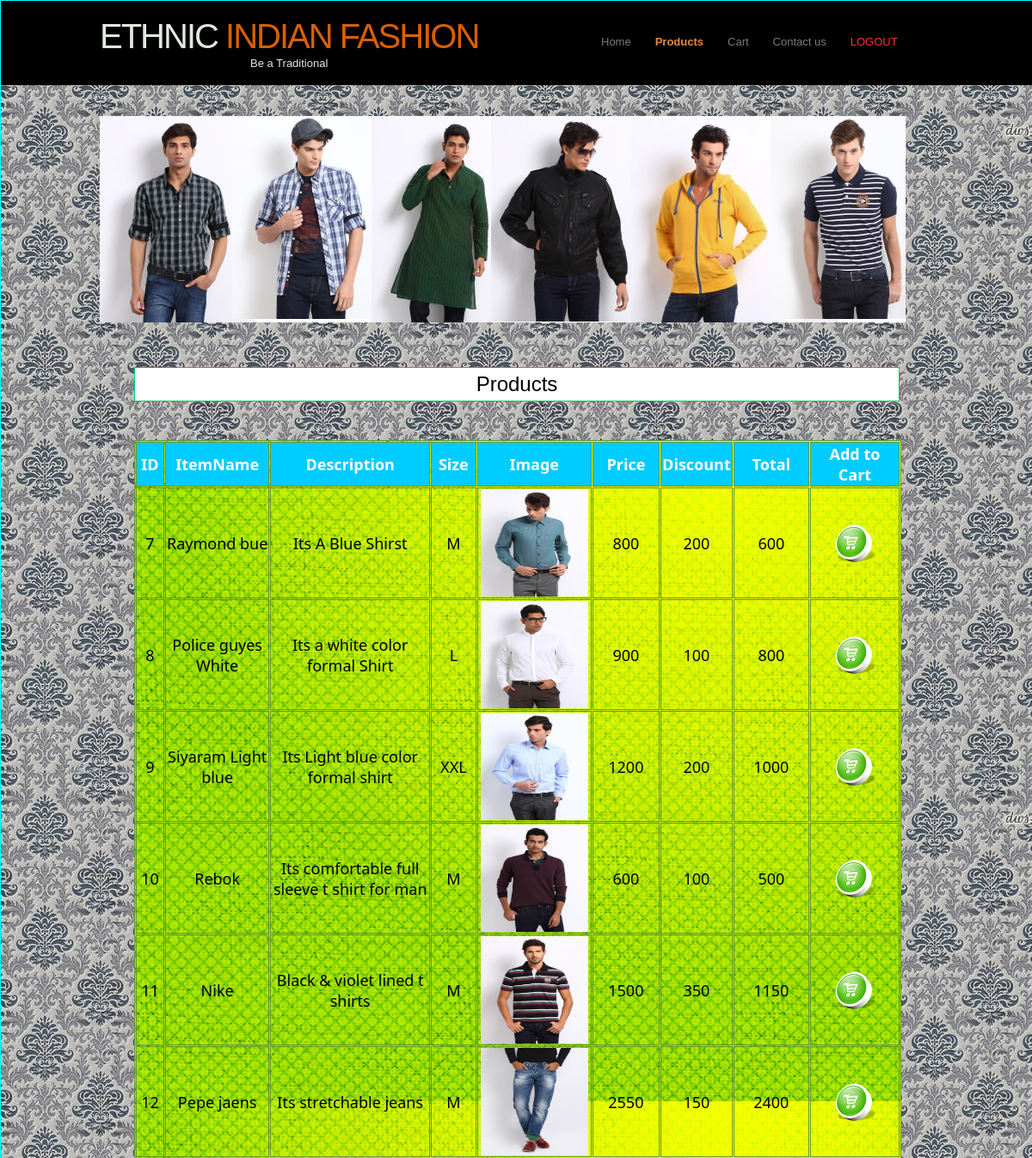
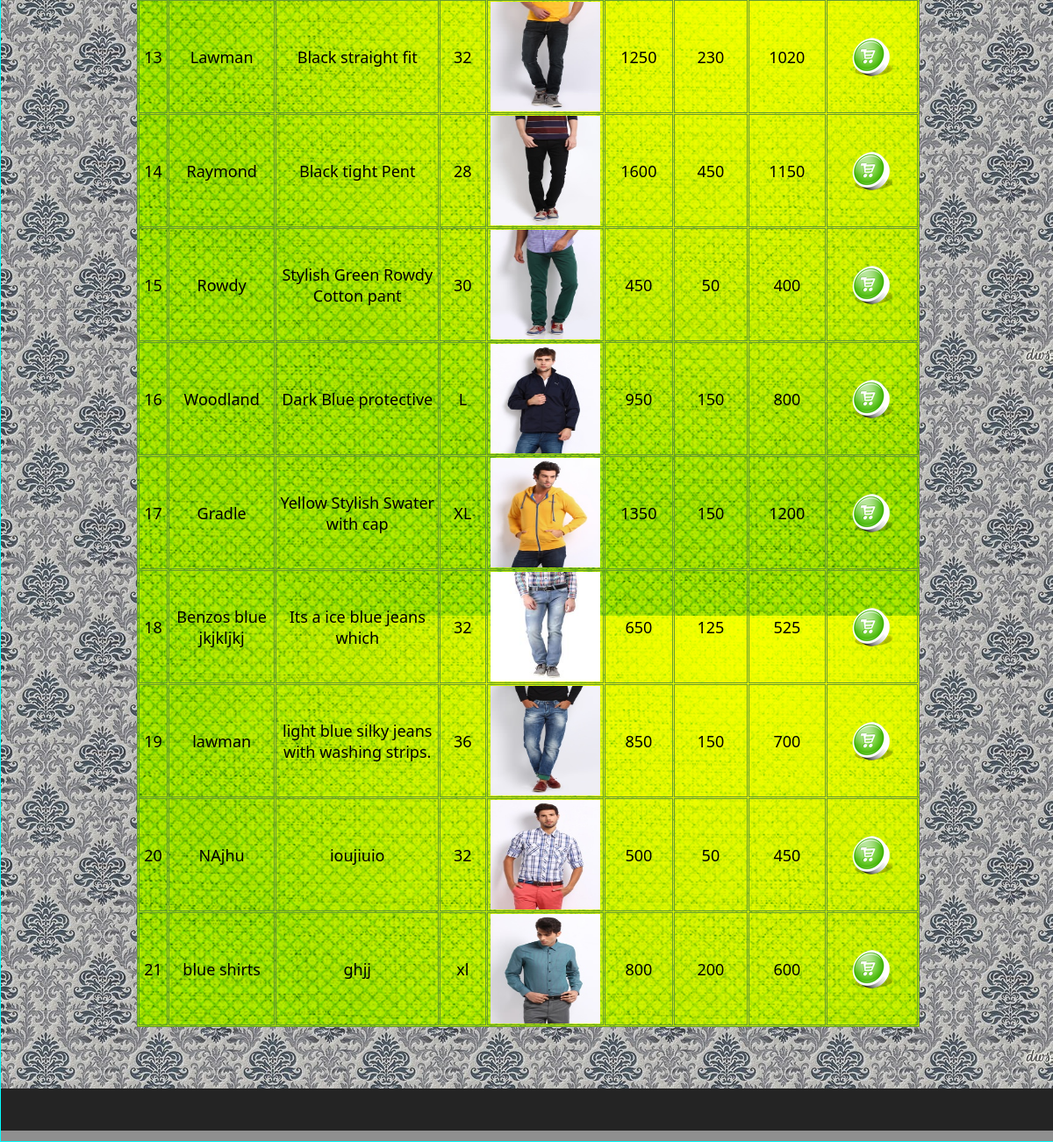
Screenshot of /cus_products.php (signed in) with the database file from the repository (2 pictures, top to bottom).
### tables this page shows
CREATE TABLE IF NOT EXISTS `item_master` (
  `ItemId` int(11) NOT NULL AUTO_INCREMENT,
  `CategoryId` int(11) NOT NULL,
  `ItemName` varchar(20) NOT NULL,
  `Description` varchar(200) NOT NULL,
  `Size` varchar(10) NOT NULL,
  `Image` varchar(100) NOT NULL,
  `Price` float NOT NULL,
  `Discount` float NOT NULL,
  `Total` float NOT NULL,
  PRIMARY KEY (`ItemId`)
);

### cus_products.php (the view, shortened to what this page needs)
<html>
<head>
<link href="style.css" rel="stylesheet" type="text/css" />
</head>
<body>
<div class="main">
  <div class="header">
    <div class="header_resize">
      <div class="logo">
        <h1><a href="index.html">ETHNIC<span> INDIAN FASHION</span><small><center>Be a Traditional</center></small></a></h1>
      </div>
      <div class="menu_nav">
        <ul>
          <li><a href="customer_index.php">Home</a></li>
          <li class="active"><a href="cus_products.php">Products</a></li>
          <li><a href="Cart.php">Cart</a></li>
          <li><a href="about.php">Contact us</a></li>
           <li><a href="logout.php"><font color="#FF3333">LOGOUT</font></a></li>
        </ul>
      </div>
    </div>
  </div>
  <div class="content">
    <div class="content_resize">
      <div class="hbg"><a href="#" onMouseOut="MM_swapImgRestore()" onMouseOver="MM_swapImage('Image4','','img/101.png',1)"><img src="img/100.png" alt="Sorry" width="937" height="240" id="Image4" /></a></div>
      <div class="fbg_resize">
        <div class="article">
          <h2 align="center">Products</h2>
          <p align="center">&nbsp;</p>
            <table width="892"  border="1" cellpadding="1" cellspacing="1" bordercolor="#669933">
              <tr>
                <td width="29"  bordercolor="#669933" bgcolor="#00CCFF"><div align="center" class="style21 style22"><span class="style10">ID</span></div></td>
                <td width="118"  bordercolor="#669933" bgcolor="#00CCFF"><div align="center" class="style21 style22"><span class="style10">ItemName</span></div></td>
                <td width="183"  bordercolor="#669933" bgcolor="#00CCFF"><div align="center" class="style21 style22"><span class="style10">Description</span></div></td>
                <td width="49"  bordercolor="#669933" bgcolor="#00CCFF"><div align="center" class="style21 style22"><span class="style10">Size</span></div></td>
                <td width="129"  bordercolor="#669933" bgcolor="#00CCFF"><div align="center" class="style21 style22"><span class="style10">Image</span></div></td>
                <td width="75"  bordercolor="#669933" bgcolor="#00CCFF"><div align="center" class="style21 style22"><span class="style10">Price</span></div></td>
                <td width="75"  bordercolor="#669933" bgcolor="#00CCFF"><div align="center" class="style21 style22"><span class="style10">Discount</span></div></td>
                <td width="85"  bordercolor="#669933" bgcolor="#00CCFF"><div align="center" class="style21 style22"><span class="style10">Total</span></div></td>
                <td width="101"  bordercolor="#669933" bgcolor="#00CCFF"><div align="center" class="style21 style22"><span class="style10">Add to Cart</span></div></td>
              <strong></strong> </tr>
               <?php
$sql = "select * from item_master";
$result = mysql_query($sql);
while($row = mysql_fetch_array($result))
{
$ItemId=$row['ItemId'];
$ItemName=$row['ItemName'];
$Description=$row['Description'];
$Image=$row['Image'];
$Size=$row['Size'];
$Price=$row['Price'];
$Discount=$row['Discount'];
$Total=$row['Total'];
?>
              <tr>
                 <td><div align="center" class="style20 style22"><?php echo $ItemId ?></div></td>
                <td><div align="center" class="style26"><?php echo $ItemName ?></div></td>
                <td><div align="center" class="style26"><?php echo $Description ?></div></td>
                <td><div align="center" class="style26"><?php echo $Size ?></div></td>
                <td><div align="center" class="style20"><img src="./Products/<?php echo $Image ?>" height="125px" width="125px"/></div></td>
                <td><div align="center" class="style26"><?php echo $Price ?></div></td>
                <td><div align="center" class="style26"><?php echo $Discount ?></div></td>
                <td><div align="center" class="style26"><?php echo $Total ?></div></td>
                <td><div align="center" class="style20"><a href="InsertCart.php?ItemId=<?php echo $ItemId; ?>"><img src="img/85.png""/></a></div></td>
              </tr>
             <?php
}
?>
          </table>
          <p>&nbsp;</p>
        </div>
    </div>
  </div>
    <div class="footer">
    <div class="footer_resize">
    </div>
  </div>
</div>
</body>
</html>

### style.css (style rules this page uses)
body { margin:0; padding:0; width:100%; font-family: Arial, Helvetica, sans-serif; font-size: 12px; font-style: normal; line-height: 1.8em; font-weight: lighter; font-variant: normal; position: absolute; height: auto; border: thin ridge #00FFFF; background-color: #8F8F8F; }
html, .main { padding:0; margin:0; background:#fbfbfb; }
.logo { height:98px; float:left; }
h1 { margin: 0; padding: 17px 0; color: #000000; font: bold 40px/1.2em Arial, Helvetica, sans-serif; letter-spacing: -2px; }
h1 a, h1 a:hover { color:#e1e9df; text-decoration:none; }
h1 span { color:#d76002; }
h1 small { display:block; padding:0; font:normal 13px/1.2em Arial, Helvetica, sans-serif; letter-spacing:normal; }
h2 { height: auto; width: auto; margin-top: 8px; margin-right: 0; margin-bottom: 8px; margin-left: 0; padding-top: 8px; padding-right: 0; padding-bottom: 8px; padding-left: 0; border: thin groove #00CC66; font-family: Arial, Helvetica, sans-serif; font-size: 24px; font-weight: lighter; font-style: normal; color: #000; background-color: #FFFFFF; }
p { margin: 8px 0; padding: 0 0 8px 0; font: normal 12px/1.8em Arial, Helvetica, sans-serif; color: #000; }
a { color:#000066; text-decoration:underline; font-weight: normal; }
.header, .content, .menu_nav, .fbg, .footer, form, ol, ol li, ul, .content .mainbar, .content .sidebar { margin: 0; padding: 0; font-size: 12px; font-weight: bold; font-family: Arial, Helvetica, sans-serif; }
.fbg_resize { margin:0 auto; padding:0 40px; width:890px; }
.header { height:98px; background-color: #000000; }
.header_resize { margin:0 auto; padding:0; width:970px; }
.hbg { width:970px; padding:20px 0; }
.menu_nav { margin:0; padding:25px 0 0 20px; float:right; width:400px; }
.menu_nav ul { list-style:none; }
.menu_nav ul li { margin:0; padding:0 2px 0 0; float:left; background:url(images/menu_line.gif) no-repeat right center; }
.menu_nav ul li a { display:block; margin:0; padding:12px 13px; color:#7b7a7a; text-decoration:none; font-size:13px; }
.menu_nav ul li.active a, .menu_nav ul li a:hover { font-weight:bold; color:#e58a42; }
.content { margin-bottom:12px; background-color: #F0F0F0; background-image: url(images/18516-vintage-pattern-1280x800-abstract-wallpaper.jpg); }
.content_resize { margin:0 auto; padding:16px 0 0; width:970px; }
.fbg_resize { padding:24px 40px; alignment-adjust:middle; }
.footer { color:#959595; background-color:#242424; }
.footer_resize { margin:0 auto; padding:24px 40px; width:890px; }
.content .content_resize .fbg_resize .article table { text-align: left; background-image: url(images/10447-green-fabric-1366x768-abstract-wallpaper.png); }

### cus_products.php (style rules this page uses)
.style20 { font-family: "Times New Roman", Times, serif; font-size: 18px; }
.style21 { font-size: 18 }
.style22 { font-family: "Segoe UI", "Microsoft Sans Serif" }
.style26 { font-family: "Segoe UI", "Microsoft Sans Serif"; font-size: 18px; }

### rows the page displays
item_master: ItemId "7", ItemName "Raymond bue", Description "Its A Blue Shirst", Size "M", Image (picture), Price "800", Discount "200", Total "600"
item_master: ItemId "8", ItemName "Police guyes White", Description "Its a white color formal Shirt", Size "L", Image (picture), Price "900", Discount "100", Total "800"
item_master: ItemId "9", ItemName "Siyaram Light blue", Description "Its Light blue color formal shirt", Size "XXL", Image (picture), Price "1200", Discount "200", Total "1000"
item_master: ItemId "10", ItemName "Rebok", Description "Its comfortable full sleeve t shirt for man", Size "M", Image (picture), Price "600", Discount "100", Total "500"
item_master: ItemId "11", ItemName "Nike", Description "Black & violet lined t shirts", Size "M", Image (picture), Price "1500", Discount "350", Total "1150"
item_master: ItemId "12", ItemName "Pepe jaens", Description "Its stretchable jeans", Size "M", Image (picture), Price "2550", Discount "150", Total "2400"
item_master: ItemId "13", ItemName "Lawman", Description "Black straight fit", Size "32", Image (picture), Price "1250", Discount "230", Total "1020"
item_master: ItemId "14", ItemName "Raymond", Description "Black tight Pent", Size "28", Image (picture), Price "1600", Discount "450", Total "1150"
item_master: ItemId "15", ItemName "Rowdy", Description "Stylish Green Rowdy Cotton pant", Size "30", Image (picture), Price "450", Discount "50", Total "400"
item_master: ItemId "16", ItemName "Woodland", Description "Dark Blue protective", Size "L", Image (picture), Price "950", Discount "150", Total "800"
item_master: ItemId "17", ItemName "Gradle", Description "Yellow Stylish Swater with cap", Size "XL", Image (picture), Price "1350", Discount "150", Total "1200"
item_master: ItemId "18", ItemName "Benzos blue jkjkljkj", Description "Its a ice blue jeans which", Size "32", Image (picture), Price "650", Discount "125", Total "525"
item_master: ItemId "19", ItemName "lawman", Description "light blue silky jeans with washing strips.", Size "36", Image (picture), Price "850", Discount "150", Total "700"
item_master: ItemId "20", ItemName "NAjhu", Description "ioujiuio", Size "32", Image (picture), Price "500", Discount "50", Total "450"
item_master: ItemId "21", ItemName "blue shirts", Description "ghjj", Size "xl", Image (picture), Price "800", Discount "200", Total "600"
